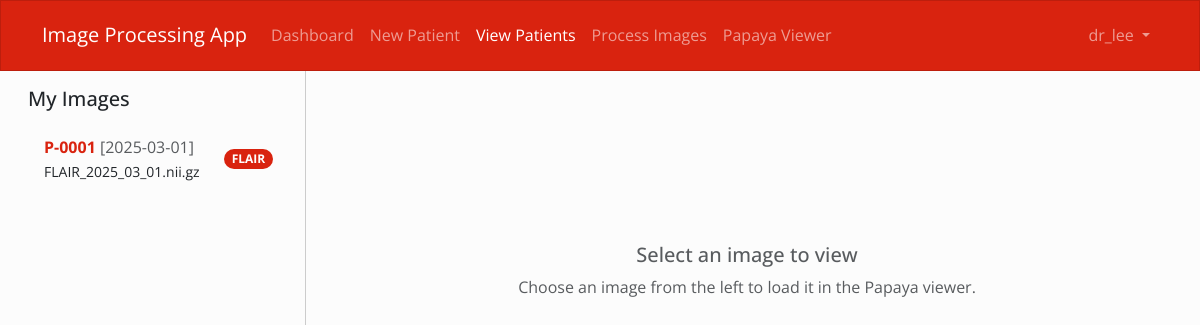
Page /patients (signed in) on the committed database.
### tables this page shows
CREATE TABLE user (
  id            INTEGER PRIMARY KEY,
  username      TEXT    NOT NULL COLLATE NOCASE UNIQUE,
  email         TEXT    NOT NULL COLLATE NOCASE UNIQUE,
  password      TEXT    NOT NULL,
  role          TEXT    NOT NULL DEFAULT 'doctor' CHECK (role IN ('doctor','admin')),
  created_at    INTEGER NOT NULL,
  updated_at    INTEGER NOT NULL
);

CREATE TABLE image (
  id                 INTEGER PRIMARY KEY,
  patient_id         INTEGER NOT NULL,
  uploader_username  TEXT,
  mri_date           TEXT    NOT NULL,            -- 'YYYY-MM-DD'
  image_name         TEXT    NOT NULL,
  storage_path       TEXT    NOT NULL UNIQUE,     -- server path
  modality           TEXT,
  notes              TEXT,
  created_at         INTEGER NOT NULL,
  updated_at         INTEGER NOT NULL,
  FOREIGN KEY (patient_id)        REFERENCES patient(id)    ON DELETE CASCADE,
  FOREIGN KEY (uploader_username) REFERENCES user(username) ON DELETE SET NULL ON UPDATE CASCADE
);

CREATE TABLE patient (
  id                 INTEGER PRIMARY KEY,
  doctor_username    TEXT NOT NULL,
  patient_code       TEXT UNIQUE,
  birthdate          TEXT NOT NULL,               -- 'YYYY-MM-DD'
  sex                TEXT NOT NULL CHECK (sex IN ('F','M')),
  clinical_diagnosis TEXT,
  created_at         INTEGER NOT NULL,
  updated_at         INTEGER NOT NULL,
  FOREIGN KEY (doctor_username) REFERENCES user(username)
    ON DELETE RESTRICT ON UPDATE CASCADE
);

### main.py (the view)
@app.get("/patients")
async def view_patients(request: Request):
    user = get_current_user(request)
    if not user:
        return RedirectResponse("/?error=Please+log+in+first", status_code=303)
    with get_conn() as con:
        rows = con.execute(
            """
            SELECT i.id           AS image_id,
                   i.mri_date     AS mri_date,
                   i.image_name   AS image_name,
                   i.modality     AS modality,
                   i.storage_path AS storage_path,
                   p.patient_code AS patient_code
            FROM image i
                     INNER JOIN patient p ON i.patient_id = p.id
            WHERE p.doctor_username = ?
            ORDER BY i.mri_date DESC, i.id DESC
            """,
            (user["username"],)
        ).fetchall()
    images = []
    for row in rows:
        row = dict(row)
        storage_path = row.get("storage_path")
        print(storage_path)
        if storage_path:
            image_url =  storage_path
        else:
            image_url = None
        images.append({
            "image_id": row["image_id"],
            "patient_code": row["patient_code"],
            "mri_date": row.get("mri_date"),
            "image_name": row.get("image_name"),
            "modality": row.get("modality"),
            "url": image_url,
        })
    context = {
        "request": request,
        "app_name": "Image Processing App",
        "user": user,
        "current_page": "patients",
        "images": images,
    }
    return templates.TemplateResponse("dashboard/patients.html", context)

### templates/dashboard/patients.html (shortened to what this page needs)
<!DOCTYPE html>
<html lang="en">
<head>
    <link rel="stylesheet" href="https://cdn.jsdelivr.net/npm/bootswatch@5/dist/simplex/bootstrap.min.css">
    <link rel="stylesheet" type="text/css" href="/static/papaya/papaya.css" />
</head>
<body>
    {% include 'dashboard/nav_header.html' %}
    <div class="container-fluid">
        <div class="row g-0 min-vh-100">
            <div class="col-12 col-md-4 col-lg-3 border-end overflow-auto">
                <div class="p-3">
                    <h5 class="mb-3">My Images</h5>
                    {% if images and images|length > 0 %}
                        <div class="list-group list-group-flush">
                            {% for img in images %}
                                <a href="#" class="list-group-item list-group-item-action d-flex justify-content-between align-items-center image-selector"
                                   url="{{ img.url }}"
                                   data-patient-code="{{ img.patient_code }}">
                                    <span>
                                        <span class="text-primary fw-bold">{{ img.patient_code }}</span>
                                        {% if img.mri_date %}<span class="text-muted"> [{{ img.mri_date }}]</span>{% endif %}
                                        <br>
                                        <small>{{ img.image_name }}</small>
                                    </span>
                                    {% if img.modality %}
                                        <span class="badge rounded-pill bg-primary">{{ img.modality }}</span>
                                    {% endif %}
                                </a>
                            {% endfor %}
                        </div>
                    {% endif %}
                </div>
            </div>
            <div class="col-12 col-md-8 col-lg-9 d-flex flex-column papaya-container">
                <div id="noImageMessage" class="d-flex flex-column justify-content-center align-items-center text-muted p-4 w-100" style="min-height: 50vh;">
                    <h5 class="mb-2">Select an image to view</h5>
                    <p class="mb-0">Choose an image from the left to load it in the Papaya viewer.</p>
                </div>
            </div>
        </div>
    </div>
</body>
</html>

### templates/dashboard/nav_header.html (shortened to what this page needs)
<nav class="navbar navbar-expand-lg navbar-dark bg-primary">
    <div class="container">
        <a class="navbar-brand" href="/dashboard">{{ app_name }}</a>
        <div class="collapse navbar-collapse" id="navbarNav">
            <ul class="navbar-nav me-auto">
                <li class="nav-item">
                    <a class="nav-link {% if current_page == 'dashboard' %}active{% endif %}" href="/dashboard">Dashboard</a>
                </li>
                <li class="nav-item">
                    <a class="nav-link {% if current_page == 'new_patient' %}active{% endif %}" href="/new-patient">New Patient</a>
                </li>
                <li class="nav-item">
                    <a class="nav-link {% if current_page == 'patients' %}active{% endif %}" href="/patients">View Patients</a>
                </li>
                <li class="nav-item">
                    <a class="nav-link {% if current_page == 'process_images' %}active{% endif %}" href="/process-images">Process Images</a>
                </li>
                <li class="nav-item">
                    <a class="nav-link {% if current_page == 'papaya_viewer' %}active{% endif %}" href="/papaya">Papaya Viewer</a>
                </li>
            </ul>
            <ul class="navbar-nav">
                <li class="nav-item dropdown">
                    <a class="nav-link dropdown-toggle" href="#" id="navbarDropdown" role="button" data-bs-toggle="dropdown">
                        {{ user.username }}
                    </a>
                </li>
            </ul>
        </div>
    </div>
</nav>

### rows in the picture
user: username "dr_lee"
image: patient_code "P-0001", mri_date "2025-03-01", image_name "FLAIR_2025_03_01.nii.gz", modality "FLAIR"

### other values in the picture
{{ app_name }} "Image Processing App"
